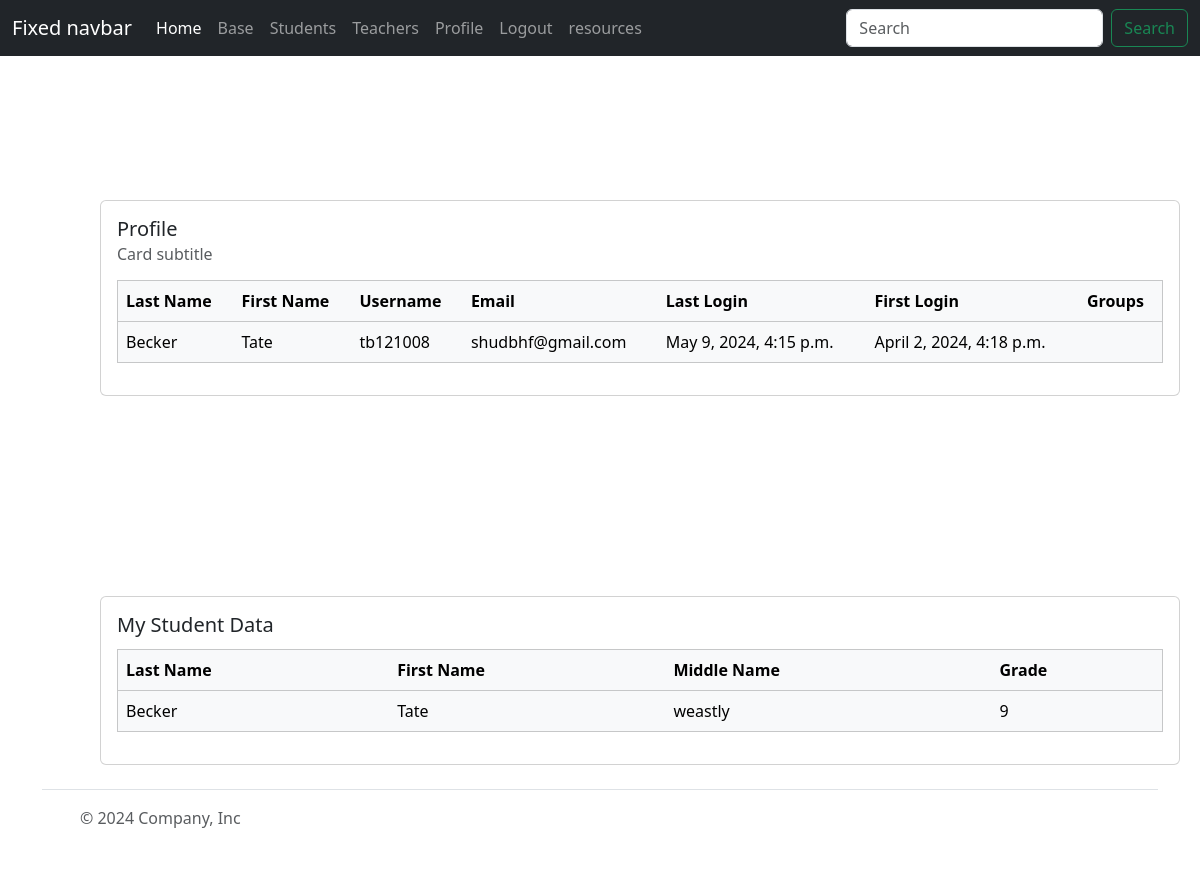
/profile/ (signed in), run on the app's committed database.
### tutorialapp/models.py (models this page shows, shortened)
class Student (models.Model):
    GRADES =(
        ('9','9'),
        ('10','10'),
        ('11','11'),
        ('12','12'),
    )
    firstname = models.CharField(max_length=200, null=True, verbose_name="First Name: ")
    lastname = models.CharField(max_length=200, null=True, verbose_name="Last Name: ")
    middlename = models.CharField(max_length=200, null=True, verbose_name="Middle Name: ")
    grade = models.CharField(max_length=200, null=True, choices=GRADES, verbose_name="Grade: ")

### tutorialapp/views.py (the view)
# urls.py: path('profile/', views.profile, name="profile" ),
def profile(request):
    mystudentaccounts = Student.objects.filter(lastname=request.user.last_name, firstname=request.user.first_name)
    myteacheraccounts = Teachers.objects.filter(lastname=request.user.last_name, firstname=request.user.first_name)
    context={
        'mystudentaccounts' :mystudentaccounts,
        'myteacheraccounts' :myteacheraccounts,
    }
    return render(request, 'profile.html', context)

### tutorialapp/templates/profile.html (shortened to what this page needs)
{% extends 'base.html' %}
{% block content %}
{% if user.is_authenticated %}
<div class="card" style="width: 90%;margin-top: 200px;margin-left: 100px;">
    <div class="card-body">
      <h5 class="card-title">Profile</h5>
      <h6 class="card-subtitle mb-2 text-body-secondary">Card subtitle</h6>
        <table border="1" width"100%" class="table table-light table-stripped">
          <thead>
            <tr>
                <th scope="col">Last Name</th>
                <th scope="col">First Name</th>
                <th scope="col">Username</th>
                <th scope="col">Email</th>
                <th scope="col">Last Login</th>
                <th scope="col">First Login</th>
                <th scope="col">Groups</th>
            </tr>
          </thead>
          <tbody>
              <tr>
                  <td>{{request.user.last_name}}</td>
                  <td>{{request.user.first_name}}</td>
                  <td>{{request.user.username}}</td>
                  <td>{{request.user.email}}</td>
                  <td>{{request.user.last_login}}</td>
                  <td>{{request.user.date_joined}}</td>
                  <td>
                  </td>
                </tr>
            </tbody>
          </table>
    </div>
  </div>
  <div class="card" style="width: 90%;margin-top: 200px;margin-left: 100px;">
    <div class="card-body">
      <h5 class="card-title">My Student Data</h5>
        <table border="1" width"100%" class="table table-light table-stripped">
          <thead>
            <tr>
                <th scope="col">Last Name</th>
                <th scope="col">First Name</th>
                <th scope="col">Middle Name</th>
                <th scope="col">Grade</th>
            </tr>
            {% for i in mystudentaccounts %}
              <tr>
                  <td>{{i.lastname}}</td>
                  <td>{{i.firstname}}</td>
                  <td>{{i.middlename}}</td>
                  <td>{{i.grade}}</td>
              </tr>
                      {% endfor %}
          </table>
    </div>
  </div>
  {% else %}
  <h1>sorry you must be logged in to view this page...<h1>
  {% endif %}
{% endblock %}

### tutorialapp/static/css/main.css (style rules this page uses)
html, body { height: 100%; }

### data on the page
Student: lastname "Becker", firstname "Tate", middlename "weastly", grade "9"

### other printed values
{{ request.user.last_name }} "Becker"
{{ request.user.first_name }} "Tate"
{{ request.user.username }} "tb121008"
{{ request.user.email }} "shudbhf@gmail.com"
{{ request.user.last_login }} "May 9, 2024, 4:15 p.m."
{{ request.user.date_joined }} "April 2, 2024, 4:18 p.m."
